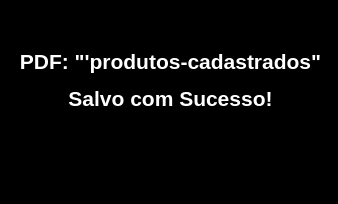
<?xml version="1.0" encoding="UTF-8"?>
<ui version="4.0">
 <class>MainWindow</class>
 <widget class="QMainWindow" name="MainWindow">
  <property name="geometry">
   <rect>
    <x>0</x>
    <y>0</y>
    <width>338</width>
    <height>204</height>
   </rect>
  </property>
  <property name="windowTitle">
   <string>Aviso</string>
  </property>
  <property name="styleSheet">
   <string notr="true">background-color: rgb(0, 0, 0);</string>
  </property>
  <widget class="QWidget" name="centralwidget">
   <widget class="QLabel" name="label">
    <property name="geometry">
     <rect>
      <x>10</x>
      <y>0</y>
      <width>321</width>
      <height>161</height>
     </rect>
    </property>
    <property name="styleSheet">
     <string notr="true">color: rgb(255, 255, 255);</string>
    </property>
    <property name="text">
     <string>&lt;html&gt;&lt;head/&gt;&lt;body&gt;&lt;p align=&quot;center&quot;&gt;&lt;span style=&quot; font-size:16pt; font-weight:600;&quot;&gt;PDF: &amp;quot;'produtos-cadastrados&amp;quot;&lt;/span&gt;&lt;/p&gt;&lt;p align=&quot;center&quot;&gt;&lt;span style=&quot; font-size:16pt; font-weight:600;&quot;&gt;Salvo com Sucesso!&lt;/span&gt;&lt;/p&gt;&lt;/body&gt;&lt;/html&gt;</string>
    </property>
    <property name="alignment">
     <set>Qt::AlignCenter</set>
    </property>
   </widget>
  </widget>
  <widget class="QMenuBar" name="menubar">
   <property name="geometry">
    <rect>
     <x>0</x>
     <y>0</y>
     <width>338</width>
     <height>21</height>
    </rect>
   </property>
  </widget>
  <widget class="QStatusBar" name="statusbar"/>
 </widget>
 <resources/>
 <connections/>
</ui>
